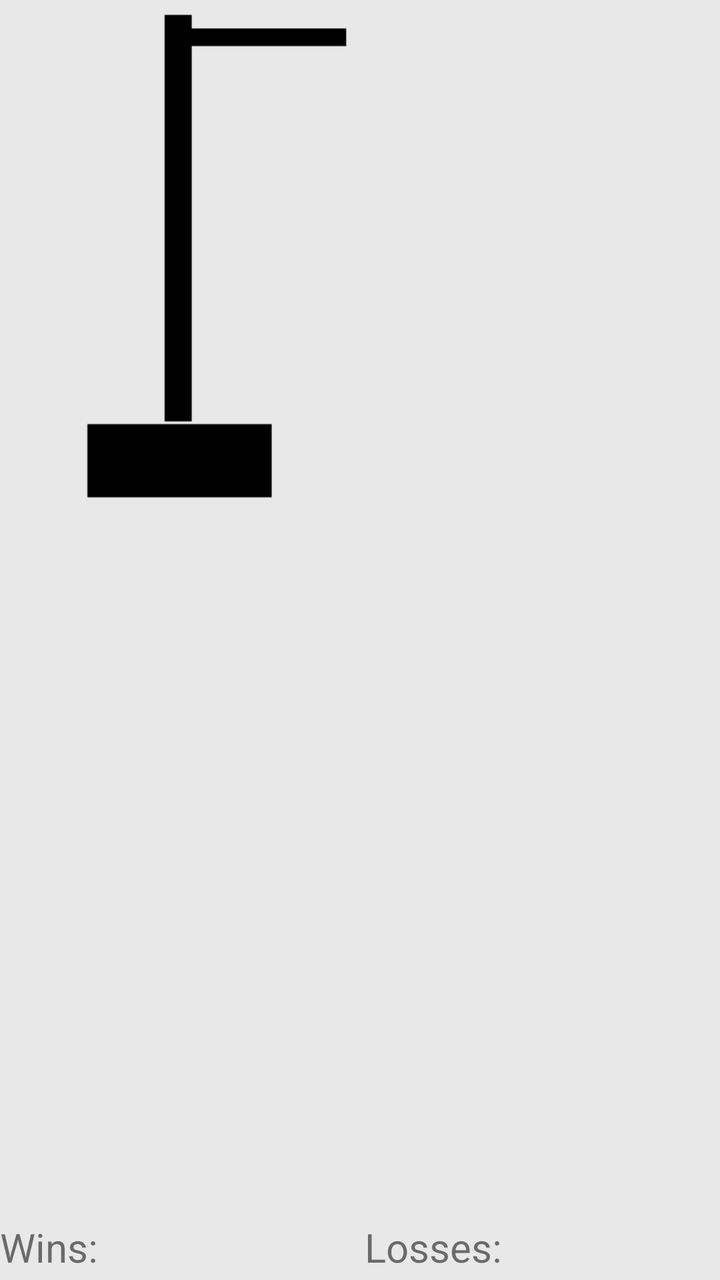
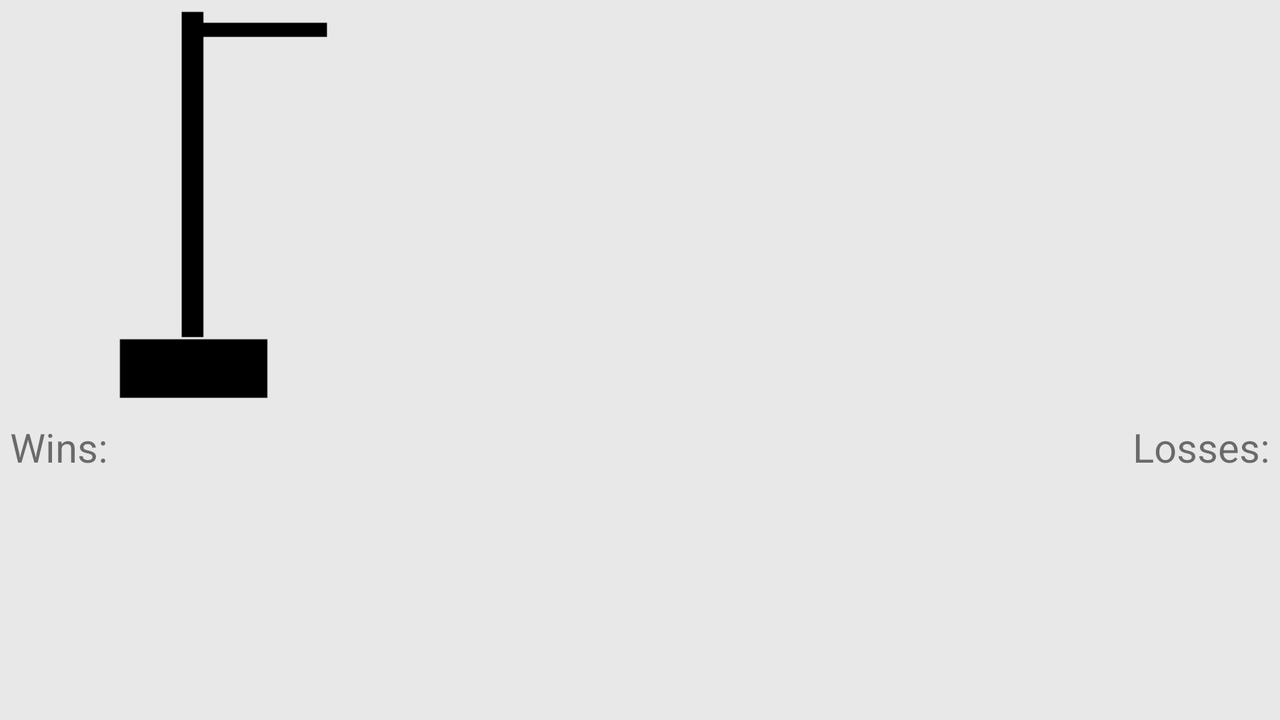

An Android layout and its configuration variant, each rendered on a device that would load it. The default file and the variant file are quoted in full after the pictures.
<!-- AndroidManifest.xml: application theme AppTheme -->
<!-- res/layout/activity_game.xml -->
<RelativeLayout xmlns:android="http://schemas.android.com/apk/res/android"
    xmlns:tools="http://schemas.android.com/tools"
    android:layout_width="fill_parent"
    android:layout_height="fill_parent"
    android:background="@color/light_grey"
    tools:context=".GameActivity" >

	  <ImageView
	      android:id="@+id/progression"
	      android:layout_width="wrap_content"
	      android:layout_height="250dip"
	      android:layout_alignParentLeft="true"
	      android:contentDescription="@string/image_description"
	      android:src="@drawable/scaffold" />

	    <LinearLayout
	        android:id="@+id/correct_letters"
	        android:layout_width="match_parent"
	        android:layout_height="wrap_content"
	        android:orientation="horizontal"
	        android:layout_below="@+id/progression" >
	    </LinearLayout>

    <GridView
        android:id="@+id/grid_letters"
        android:layout_width="match_parent"
        android:layout_height="wrap_content"
        android:columnWidth="38dp"
        android:gravity="center"
        android:textSize="10sp"
        android:numColumns="auto_fit"
        android:stretchMode="columnWidth"
        android:layout_below="@+id/correct_letters">    </GridView>
    
    <LinearLayout
        android:layout_width="fill_parent"
        android:layout_height="wrap_content"
        android:orientation="horizontal"
        android:layout_marginTop="5dip"
        android:layout_marginBottom="3dip"
        android:layout_alignParentBottom="true"
        android:background="@color/light_grey">
        
        <TextView 
            android:id="@+id/wins"
            android:layout_width="0dip"
            android:layout_height="match_parent"
            android:layout_weight="0.5"
            android:layout_marginRight="5dip"
            android:textSize="20sp"
            android:text="@string/wins"/>
        
        <TextView 
            android:id="@+id/losses"
            android:layout_width="0dip"
            android:layout_height="match_parent"
            android:layout_weight="0.5"
            android:textSize="20sp"
            android:text="@string/losses"  />
        
    </LinearLayout>

</RelativeLayout>
<!-- resources referenced by this layout -->
<resources>
  <color name="light_grey">#E8E8E8</color>
  <!-- drawable scaffold: png bitmap (drawable, 974 bytes) -->
  <string name="image_description">Scaffold with no body</string>
  <string name="losses">Losses: </string>
  <string name="wins">Wins: </string>
</resources>
<!-- res/layout-land/activity_game.xml (the repository's variant of the layout above) -->
<!-- drawn on the phone turned sideways -->
<RelativeLayout xmlns:android="http://schemas.android.com/apk/res/android"
    xmlns:tools="http://schemas.android.com/tools"
    android:layout_width="fill_parent"
    android:layout_height="match_parent"
    android:background="@color/light_grey"
    android:gravity="clip_vertical"
    tools:context=".GameActivity" >

   <RelativeLayout
        android:id="@+id/top_half"
        android:layout_width="match_parent"
        android:layout_height="200dip"
        android:layout_alignParentTop="true" >

        <ImageView
            android:id="@+id/progression"
            android:layout_width="wrap_content"
            android:layout_height="match_parent"
            android:contentDescription="@string/image_description"
            android:layout_alignParentLeft="true"
            android:src="@drawable/scaffold" />

        <GridView
            android:id="@+id/grid_letters"
            android:layout_width="wrap_content"
            android:layout_height="match_parent"
            android:layout_alignParentRight="true"
            android:layout_toRightOf="@+id/progression"
            android:columnWidth="25dp"
            android:gravity="center"
            android:numColumns="8"
            android:stretchMode="columnWidth"
            android:textSize="8sp" >
        </GridView>
    </RelativeLayout>

    <LinearLayout
        android:id="@+id/correct_letters"
        android:layout_width="fill_parent"
        android:layout_height="wrap_content"
        android:orientation="horizontal"
        android:layout_below="@+id/top_half" >
    </LinearLayout>

    <RelativeLayout
        android:id="@+id/stats"
        android:layout_width="match_parent"
        android:layout_height="wrap_content"
        android:layout_marginTop="10dip"
        android:layout_below="@+id/correct_letters"
        android:background="@color/light_grey"
        android:orientation="horizontal" >

        <TextView
            android:id="@+id/wins"
            android:layout_width="wrap_content"
            android:layout_height="match_parent"
            android:layout_marginLeft="5dip"
 			android:paddingBottom="5dip"
 			android:layout_alignParentLeft="true"
            android:text="@string/wins"
            android:textSize="20sp" />

        <TextView
            android:id="@+id/losses"
            android:layout_width="wrap_content"
            android:layout_height="match_parent"
            android:layout_alignParentRight="true"
            android:layout_marginRight="5dip"
            android:text="@string/losses"
            android:textSize="20sp" />
    </RelativeLayout>

</RelativeLayout>
